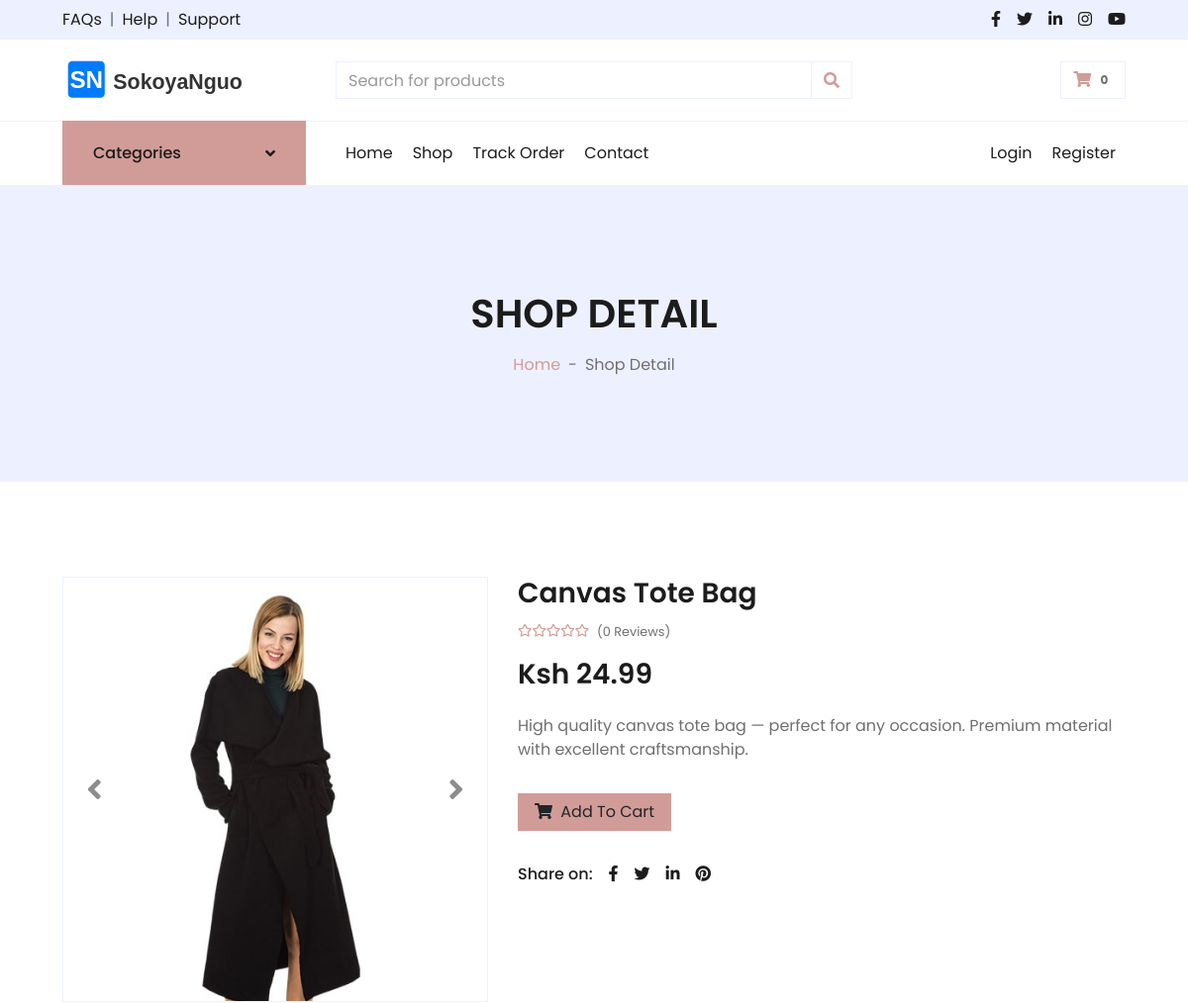
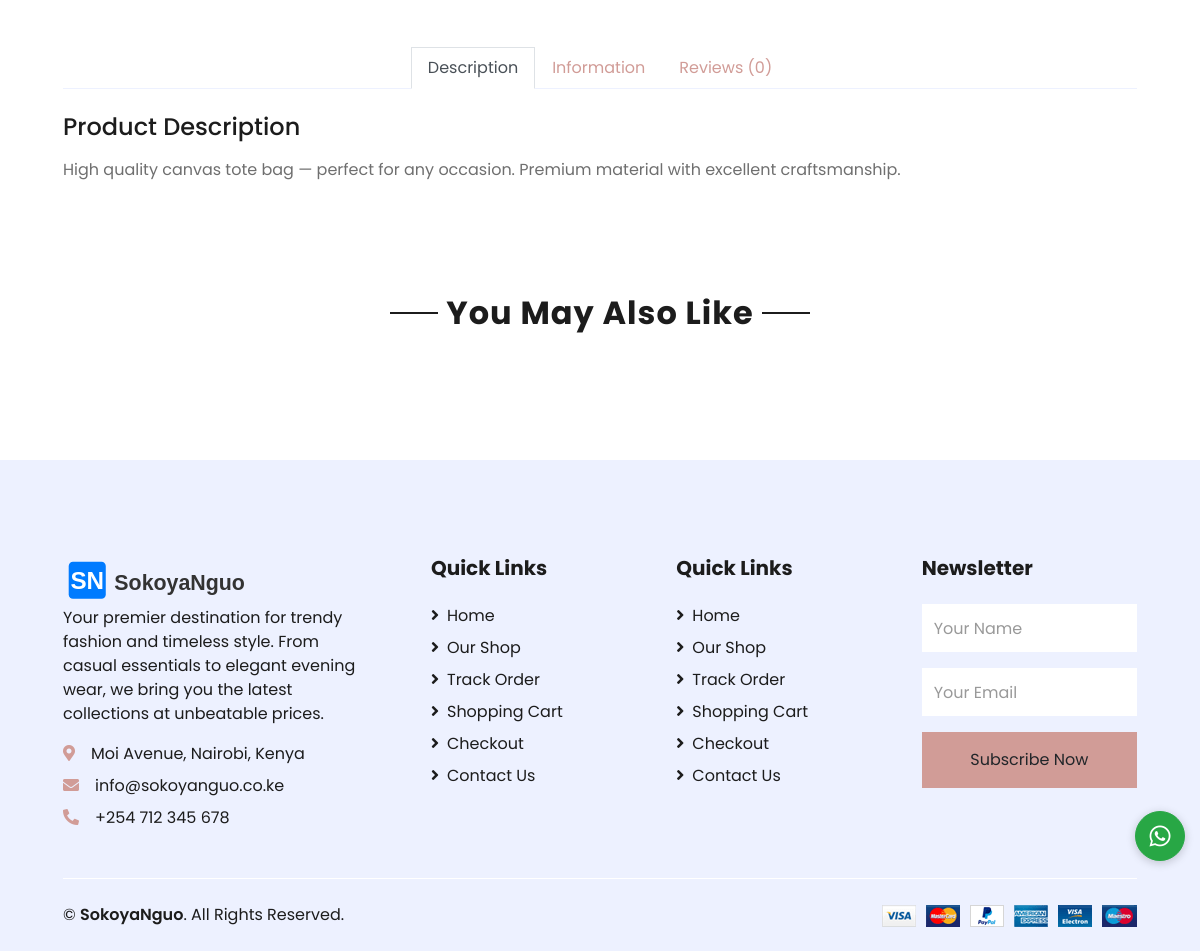
The app's page /product/canvas-tote-bag/ with its own data (2 pictures, top to bottom).
### store/models.py (models this page shows, shortened)
class Product(models.Model):
    category = models.ForeignKey(Category, on_delete=models.CASCADE, related_name='products')
    name = models.CharField(max_length=200)
    slug = models.SlugField(unique=True)
    description = models.TextField(blank=True)
    additional_info = models.TextField(blank=True)
    price = models.DecimalField(max_digits=10, decimal_places=2)
    compare_price = models.DecimalField(max_digits=10, decimal_places=2, blank=True, null=True)
    image = models.ImageField(upload_to='products/')
    is_featured = models.BooleanField(default=False)
    is_new = models.BooleanField(default=True)
    stock = models.IntegerField(default=0)
    is_active = models.BooleanField(default=True)
    created_at = models.DateTimeField(auto_now_add=True)
    updated_at = models.DateTimeField(auto_now=True)
    class Meta:
        ordering = ['-created_at']
    def get_rating(self):
        reviews = self.reviews.filter(is_approved=True)
        if reviews:
            return sum(r.rating for r in reviews) / len(reviews)
        return 0
    def review_count(self):
        return self.reviews.filter(is_approved=True).count()

### store/views.py (the view)
# urls.py: path('product/<slug:slug>/', views.product_detail, name='product_detail'),
def product_detail(request, slug):
    product = get_object_or_404(Product, slug=slug, is_active=True)
    related = Product.objects.filter(category=product.category, is_active=True).exclude(id=product.id)[:8]
    if request.method == 'POST' and request.user.is_authenticated:
        form = ReviewForm(request.POST)
        if form.is_valid():
            review = form.save(commit=False)
            review.product = product
            review.user = request.user
            review.name = request.user.get_full_name() or request.user.username
            review.email = request.user.email
            review.save()
            messages.success(request, 'Your review has been submitted!')
            return redirect('store:product_detail', slug=slug)
    else:
        form = ReviewForm()
    reviews = product.reviews.filter(is_approved=True)
    return render(request, 'product_detail.html', {
        'product': product,
        'related_products': related,
        'form': form,
        'reviews': reviews,
    })

### store/forms.py
class ReviewForm(forms.ModelForm):
    class Meta:
        model = ProductReview
        fields = ['rating', 'review', 'name', 'email']
        widgets = {
            'rating': forms.Select(choices=[(5, '5 - Excellent'), (4, '4 - Good'), (3, '3 - Average'), (2, '2 - Poor'), (1, '1 - Terrible')]),
            'review': forms.Textarea(attrs={'class': 'form-control', 'rows': 5}),
            'name': forms.TextInput(attrs={'class': 'form-control'}),
            'email': forms.EmailInput(attrs={'class': 'form-control'}),
        }

### store/context_processors.py (called while the page is built)
def cart_count(request):
    count = 0
    if request.user.is_authenticated:
        cart = Cart.objects.filter(user=request.user).first()
        if cart:
            count = cart.item_count()
    elif request.session.session_key:
        cart = Cart.objects.filter(session_id=request.session.session_key).first()
        if cart:
            count = cart.item_count()
    return {'cart_item_count': count}

def categories(request):
    return {'categories': Category.objects.filter(is_active=True)}

### templates/product_detail.html (shortened to what this page needs)
{% extends 'base.html' %}
{% load static %}
{% block page_header %}
<div class="container-fluid bg-secondary mb-5">
    <div class="d-flex flex-column align-items-center justify-content-center" style="min-height: 300px">
        <h1 class="font-weight-semi-bold text-uppercase mb-3">Shop Detail</h1>
        <div class="d-inline-flex">
            <p class="m-0"><a href="{% url 'store:home' %}">Home</a></p>
            <p class="m-0 px-2">-</p>
            <p class="m-0">Shop Detail</p>
        </div>
    </div>
</div>
{% endblock %}
{% block content %}
<div class="container-fluid py-5">
    <div class="row px-xl-5">
        <div class="col-lg-5 pb-5">
            <div id="product-carousel" class="carousel slide" data-ride="carousel">
                <div class="carousel-inner border">
                    <div class="carousel-item active">
                        <img class="w-100 h-100" src="{{ product.image.url }}" alt="{{ product.name }}">
                    </div>
                </div>
                <a class="carousel-control-prev" href="#product-carousel" data-slide="prev">
                    <i class="fa fa-2x fa-angle-left text-dark"></i>
                </a>
                <a class="carousel-control-next" href="#product-carousel" data-slide="next">
                    <i class="fa fa-2x fa-angle-right text-dark"></i>
                </a>
            </div>
        </div>
        <div class="col-lg-7 pb-5">
            <h3 class="font-weight-semi-bold">{{ product.name }}</h3>
            <div class="d-flex mb-3">
                <div class="text-primary mr-2">
                    {% with rating=product.get_rating %}
                    {% if rating|floatformat:"0" == "5" %}
                    <small class="fas fa-star"></small><small class="fas fa-star"></small><small class="fas fa-star"></small><small class="fas fa-star"></small><small class="fas fa-star"></small>
                    {% elif rating|floatformat:"0" == "4" %}
                    <small class="fas fa-star"></small><small class="fas fa-star"></small><small class="fas fa-star"></small><small class="fas fa-star"></small><small class="far fa-star"></small>
                    {% elif rating|floatformat:"0" == "3" %}
                    <small class="fas fa-star"></small><small class="fas fa-star"></small><small class="fas fa-star"></small><small class="far fa-star"></small><small class="far fa-star"></small>
                    {% elif rating|floatformat:"0" == "2" %}
                    <small class="fas fa-star"></small><small class="fas fa-star"></small><small class="far fa-star"></small><small class="far fa-star"></small><small class="far fa-star"></small>
                    {% elif rating|floatformat:"0" == "1" %}
                    <small class="fas fa-star"></small><small class="far fa-star"></small><small class="far fa-star"></small><small class="far fa-star"></small><small class="far fa-star"></small>
                    {% else %}
                    <small class="far fa-star"></small><small class="far fa-star"></small><small class="far fa-star"></small><small class="far fa-star"></small><small class="far fa-star"></small>
                    {% endif %}
                    {% endwith %}
                </div>
                <small class="pt-1">({{ product.review_count }} Reviews)</small>
            </div>
            <h3 class="font-weight-semi-bold mb-4">Ksh {{ product.price }}</h3>
            <p class="mb-4">{{ product.description|linebreaksbr }}</p>
            <div class="d-flex align-items-center mb-4 pt-2">
                <a href="{% url 'store:add_to_cart' product.id %}" class="btn btn-primary px-3"><i class="fa fa-shopping-cart mr-1"></i> Add To Cart</a>
            </div>
            <div class="d-flex pt-2">
                <p class="text-dark font-weight-medium mb-0 mr-2">Share on:</p>
                <div class="d-inline-flex">
                    <a class="text-dark px-2" href=""><i class="fab fa-facebook-f"></i></a>
                    <a class="text-dark px-2" href=""><i class="fab fa-twitter"></i></a>
                    <a class="text-dark px-2" href=""><i class="fab fa-linkedin-in"></i></a>
                    <a class="text-dark px-2" href=""><i class="fab fa-pinterest"></i></a>
                </div>
            </div>
        </div>
    </div>
    <div class="row px-xl-5">
        <div class="col">
            <div class="nav nav-tabs justify-content-center border-secondary mb-4">
                <a class="nav-item nav-link active" data-toggle="tab" href="#tab-pane-1">Description</a>
                <a class="nav-item nav-link" data-toggle="tab" href="#tab-pane-2">Information</a>
                <a class="nav-item nav-link" data-toggle="tab" href="#tab-pane-3">Reviews ({{ reviews.count }})</a>
            </div>
            <div class="tab-content">
                <div class="tab-pane fade show active" id="tab-pane-1">
                    <h4 class="mb-3">Product Description</h4>
                    <p>{{ product.description|linebreaksbr }}</p>
                </div>
            </div>
        </div>
    </div>
</div>
<div class="container-fluid py-5">
    <div class="text-center mb-4">
        <h2 class="section-title px-5"><span class="px-2">You May Also Like</span></h2>
    </div>
</div>
{% endblock %}

### records on screen
Product: image (picture), name "Canvas Tote Bag", review_count "0", price "24.99", description "High quality canvas tote bag — perfect for any occasion. Premium material with excellent craftsmanship."

### other values on screen
{{ cart_item_count }} "0"
{{ reviews.count }} "0"
